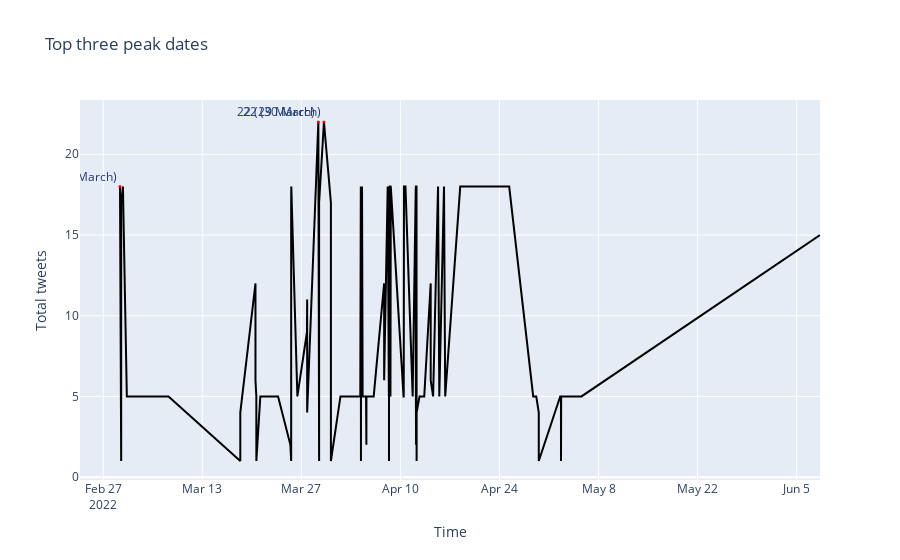

Write notebook code for a chart like this one.
### Code cell
fig = go.Figure(data=go.Scatter(x=df_date['Issues_created'].astype(dtype=str), 
                                y=df_date['counts'],
                                marker_color='black', text="counts"))
fig.update_layout({"title": 'Top three peak dates',
                   "xaxis": {"title":"Time"},
                   "yaxis": {"title":"Total tweets"},
                   "showlegend": False})
fig.add_traces(go.Scatter(x=top_dates['Issues_created'], y=top_dates['counts'],
                          textposition='top left',
                          textfont=dict(color='#233a77'),
                          mode='markers+text',
                          marker=dict(color='red', size=3),
                          text = top_dates["tgl"]))
fig.show()

### Figure 1 — Plotly figure (JSON) as saved in the notebook; plotly's stock layout.template omitted (floating-point values rounded to 4 significant figures; data arrays with more than 128 entries replaced by an {"elided": "..."} marker saying what was removed)
{"data": [{"marker": {"color": "black"}, "text": "counts", "type": "scatter", "x": {"elided": "155 str values"}, "y": {"elided": "155 int values"}}, {"marker": {"color": "red", "size": 3}, "mode": "markers+text", "text": ["22 (29 March)", "22 (30 March)", "18 (01 March)"], "textfont": {"color": "#233a77"}, "textposition": "top left", "type": "scatter", "x": ["2022-03-29T09:38:02", "2022-03-30T04:37:32", "2022-03-01T08:47:28"], "y": [22, 22, 18]}], "layout": {"showlegend": false, "title": {"text": "Top three peak dates"}, "xaxis": {"title": {"text": "Time"}}, "yaxis": {"title": {"text": "Total tweets"}}}}
